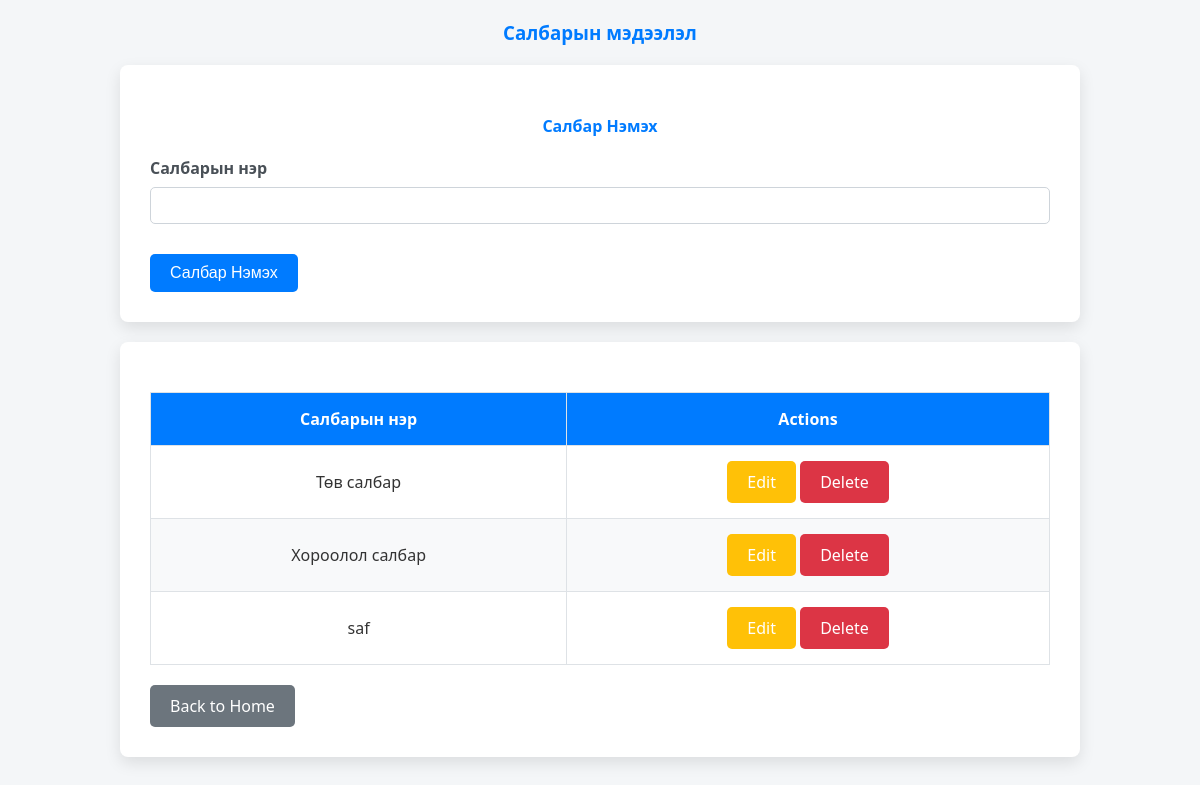
The app's page /branch with its own data.
### tables this page shows
CREATE TABLE Branch (
    id INTEGER PRIMARY KEY AUTOINCREMENT,
    bname TEXT NOT NULL
);

### lab11/app.py (the view)
@app.route('/branch', methods=['GET', 'POST'])
def branch_list():
    conn = sqlite3.connect("Employee.db")
    conn.row_factory = sqlite3.Row
    cursor = conn.cursor()
    if request.method == 'POST':
        branch_name = request.form['branch_name']
        if branch_name.strip():
            cursor.execute("INSERT INTO Branch (bname) VALUES (?)", (branch_name,))
            conn.commit()
    cursor.execute("SELECT * FROM Branch")
    branches = cursor.fetchall()
    conn.close()
    return render_template("branch_view.html", branches=branches)

### lab11/templates/branch_view.html (shortened to what this page needs)
<!DOCTYPE html>
<html lang="en">
<head>
</head>
<body>
    <h3>Салбарын мэдээлэл</h3>
    <div class="content">
        <h4>Салбар Нэмэх</h4>
        <form method="POST" action="{{ url_for('branch_list') }}">
            <div class="form-group">
                <label for="branch_name">Салбарын нэр</label>
                <input type="text" id="branch_name" name="branch_name" class="form-control" required>
            </div>
            <button type="submit" class="btn btn-primary mt-2">Салбар Нэмэх</button>
        </form>
    </div>
    <div class="content">
        <table class="table table-striped">
            <thead>
                <tr>
                    <th>Салбарын нэр</th>
                    <th>Actions</th>
                </tr>
            </thead>
            <tbody>
                {% for branch in branches %}
                <tr>
                    <td>{{ branch['bname'] }}</td>
                    <td>
                        <a href="{{ url_for('edit_branch', id=branch['id']) }}" class="btn btn-warning btn-sm">Edit</a>
                        <a href="{{ url_for('delete_branch', id=branch['id']) }}" class="btn btn-danger btn-sm" onclick="return confirm('Are you sure you want to delete this branch?');">Delete</a>
                    </td>
                </tr>
                {% endfor %}
            </tbody>
        </table>
        <a href="{{ url_for('index') }}" class="btn btn-secondary mt-3">Back to Home</a>
    </div>
</body>
</html>

### lab11/templates/branch_view.html (style rules this page uses)
body { background-color: #f4f6f8; font-family: 'Segoe UI', Tahoma, Geneva, Verdana, sans-serif; color: #333; margin: 0; padding: 0; }
h3, h4 { text-align: center; margin: 20px 0; color: #007bff; }
.content { padding: 30px; background-color: #fff; border-radius: 8px; box-shadow: 0 6px 16px rgba(0, 0, 0, 0.1); max-width: 900px; margin: 20px auto; }
.form-group { margin-bottom: 20px; }
label { display: block; font-weight: bold; margin-bottom: 8px; color: #495057; }
.form-control { width: 100%; padding: 10px; border: 1px solid #ced4da; border-radius: 5px; box-sizing: border-box; }
.btn { display: inline-block; padding: 10px 20px; border-radius: 5px; font-size: 16px; text-decoration: none; text-align: center; cursor: pointer; transition: background-color 0.3s ease; }
.btn-primary { background-color: #007bff; color: white; border: none; }
.btn-secondary { background-color: #6c757d; color: white; border: none; }
.btn-warning { background-color: #ffc107; color: white; border: none; }
.btn-danger { background-color: #dc3545; color: white; border: none; }
table { width: 100%; border-collapse: collapse; margin-top: 20px; }
table, th, td { border: 1px solid #dee2e6; }
th, td { padding: 15px; text-align: center; }
th { background-color: #007bff; color: white; }
tbody tr:nth-child(even) { background-color: #f8f9fa; }
.mt-3 { margin-top: 20px; }
.mt-2 { margin-top: 10px; }

### records on screen
Branch: bname "Төв салбар"
Branch: bname "Хороолол салбар"
Branch: bname "saf"
